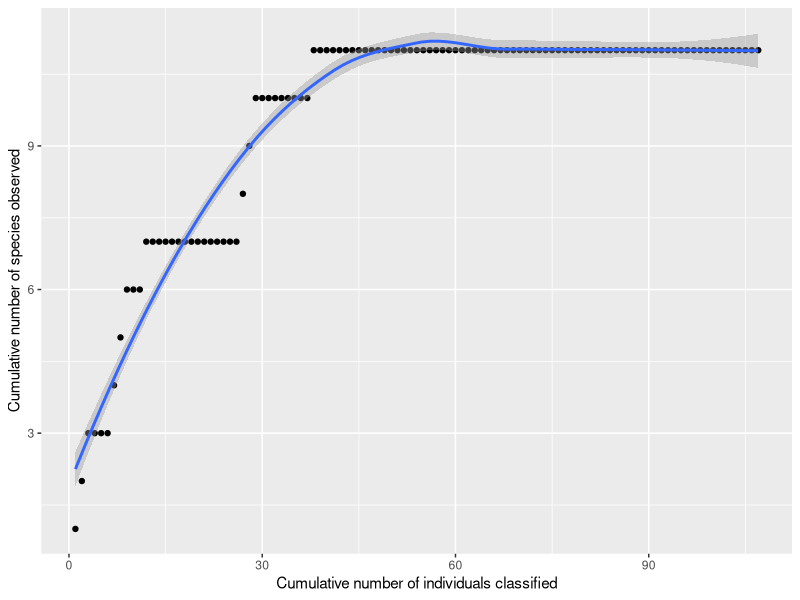

This chart was generated by the following R code:
## ---- chunk 1
#To make tables
library(kableExtra)
library(knitr)
#To manipulate and plot data
library(tidyverse)
## ---- chunk 2
community_data = data.frame(
  number = c(1,2,3,4,5,6,7,8,9,10,11,12,13,14),
  name = c("Gummy Bear","Brick","Jube Jube","Kisses","M&M","Mike & Ike","Skittles","Sour Bear","Sour Bottle","Sour Fruit","Sour Octopus","Sour Swirl","Vine","Wine Gum"),
  characteristics = c("Clear/Green/Yellow/Orange/Light red/Dark red","Large/small, Yellow/Green/Blue/Red","Green, Orange, Red, Yellow, Purple","Silver","Blue/Brown/Yellow/Orange/Green/Red","Green/Light red/Dark red/Yellow/Orange","Green/Purple/Orange/Red/Yellow","Red/Yellow/Blue","2 colours per piece","Watermelon/Berry","Blue head, 2 tentacle colours per piece","Blue/Red","Red","Various wine flavours"),
  occurrences = c(101,18,24,16,241,174,187,3,3,2,6,3,14,9)
)
## ---- chunk 3
community_data %>% 
  kable("html") %>%
  kable_styling(bootstrap_options = "striped", font_size = 10, full_width = F)
## ---- chunk 4
collectors_curve_data = data.frame(
  x = c(1,2,3,4,5,6,7,8,9,10,11,12,13,14,15,16,17,18,19,20,21,22,23,24,25,26,27,28,29,30,31,32,33,34,35,36,37,38,39,40,41,42,43,44,45,46,47,48,49,50,51,52,53,54,55,56,57,58,59,60,61,62,63,64,65,66,67,68,69,70,71,72,73,74,75,76,77,78,79,80,81,82,83,84,85,86,87,88,89,90,91,92,93,94,95,96,97,98,99,100,101,102,103,104,105,106,107),
  y = c(1,2,3,3,3,3,4,5,6,6,6,7,7,7,7,7,7,7,7,7,7,7,7,7,7,7,8,9,10,10,10,10,10,10,10,10,10,11,11,11,11,11,11,11,11,11,11,11,11,11,11,11,11,11,11,11,11,11,11,11,11,11,11,11,11,11,11,11,11,11,11,11,11,11,11,11,11,11,11,11,11,11,11,11,11,11,11,11,11,11,11,11,11,11,11,11,11,11,11,11,11,11,11,11,11,11,11)
)
## ---- chunk 5
ggplot(collectors_curve_data, aes(x=x, y=y)) +
  geom_point() +
  geom_smooth() +
  labs(x="Cumulative number of individuals classified", y="Cumulative number of species observed")
## ---- chunk 6
species1 = 2/(2+4+1)
species2 = 4/(2+4+1)
species3 = 1/(2+4+1)

1 / (species1^2 + species2^2 + species3^2)
## ---- chunk 7
simpson_D = 0
community_count = sum(community_data$occurrences)
for (i in 1:length(community_data$number)) {
  simpson_D = simpson_D + (community_data$occurrences[i] / community_count) ^ 2
}
1 / simpson_D
## ---- chunk 8
3 + 1^2/(2*2)
## ---- chunk 9
community_species_count = length(community_data$number)
observed_once = 0
observed_multiple_times = 0
for (i in 1:length(community_data$number)) {
  if (community_data$occurrences[i] == 1) {
    observed_once = observed_once + 1
  } else {
    observed_multiple_times = observed_multiple_times + 1
  }
}
community_species_count + (observed_once ^ 2) / (2 * observed_multiple_times)
## ---- chunk 10
library(vegan)
## ---- chunk 11
community_data_diversity = 
  community_data %>% 
  select(name, occurrences) %>% 
  spread(name, occurrences)

community_data_diversity
## ---- chunk 12
diversity(community_data_diversity, index="invsimpson")
## ---- chunk 13
specpool(community_data_diversity)
## ---- chunk 14
